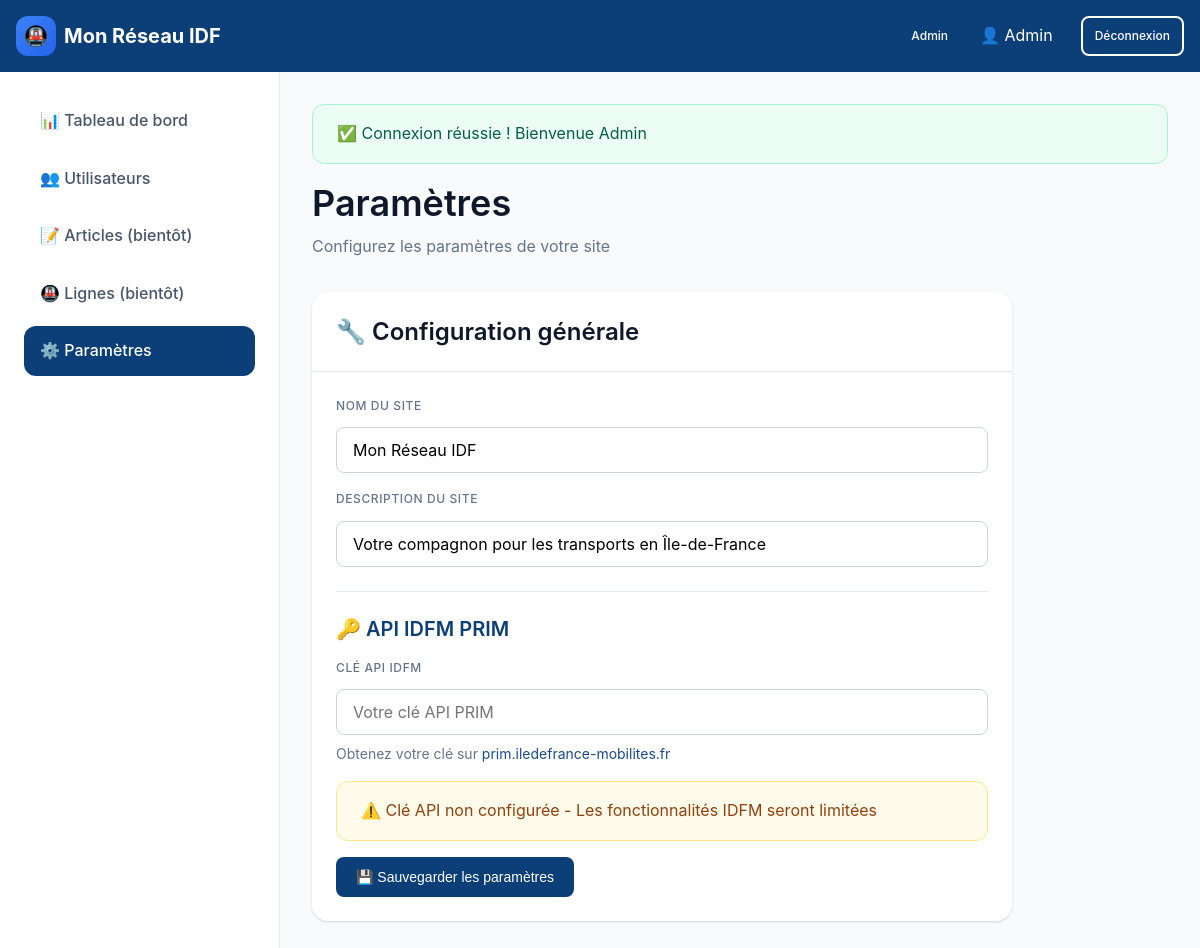
Screenshot of /admin/settings.php (signed in) with the database file from the repository.
### tables this page shows
CREATE TABLE IF NOT EXISTS users (
    id INT AUTO_INCREMENT PRIMARY KEY,
    username VARCHAR(100) NOT NULL,
    email VARCHAR(255) NOT NULL UNIQUE,
    password VARCHAR(255) NOT NULL,
    role ENUM('user', 'admin') DEFAULT 'user',
    created_at TIMESTAMP DEFAULT CURRENT_TIMESTAMP,
    updated_at TIMESTAMP DEFAULT CURRENT_TIMESTAMP ON UPDATE CURRENT_TIMESTAMP,
    INDEX idx_email (email),
    INDEX idx_role (role)
);

CREATE TABLE IF NOT EXISTS settings (
    setting_key VARCHAR(100) PRIMARY KEY,
    setting_value TEXT,
    updated_at TIMESTAMP DEFAULT CURRENT_TIMESTAMP ON UPDATE CURRENT_TIMESTAMP
);

### includes/functions.php (called while the page is built, shortened)
<?php
function sanitize($input)
{
    return htmlspecialchars(trim($input), ENT_QUOTES, 'UTF-8');
}
function isLoggedIn()
{
    return isset($_SESSION['user_id']);
}
function getCurrentUser($pdo)
{
    $stmt = $pdo->prepare("SELECT * FROM users WHERE id = ?");
    $stmt->execute([$_SESSION['user_id']]);
    return $stmt->fetch();
}
function getFlashMessage()
{
    if (isset($_SESSION['flash'])) {
        $flash = $_SESSION['flash'];
        return $flash;
    }
    return null;
}
function getSetting($pdo, $key, $default = '')
{
    try {
        $stmt = $pdo->prepare("SELECT setting_value FROM settings WHERE setting_key = ?");
        $stmt->execute([$key]);
        $result = $stmt->fetch();
        return $result ? $result['setting_value'] : $default;
    } catch (PDOException $e) {
        return $default;
    }
}

### admin/settings.php (the view, shortened to what this page needs)
<?php
require_once __DIR__ . '/../includes/config.php';
require_once __DIR__ . '/../includes/functions.php';
$currentUser = getCurrentUser($pdo);
$flash = getFlashMessage();
$idfm_api_key = getSetting($pdo, 'idfm_api_key', '');
$site_name = getSetting($pdo, 'site_name', 'Mon Réseau IDF');
$site_description = getSetting($pdo, 'site_description', '');
?>
<!DOCTYPE html>
<html lang="fr">
<head>
    <link rel="stylesheet" href="<?php echo SITE_URL; ?>/css/style.css">
</head>
<body>
    <header class="header">
        <div class="container">
            <a href="<?php echo SITE_URL; ?>" class="logo">
                <div class="logo-icon">🚇</div>
                <span>Mon Réseau <strong>IDF</strong></span>
            </a>
            <div class="nav-actions">
                <span class="badge badge-primary" style="margin-right: var(--spacing-2);">Admin</span>
                <span style="color: var(--white); margin-right: var(--spacing-4);">
                    👤
                    <?php echo sanitize($currentUser['username']); ?>
                </span>
                <a href="<?php echo SITE_URL; ?>/logout.php" class="btn btn-outline btn-sm">Déconnexion</a>
            </div>
        </div>
    </header>
    <div class="dashboard-layout">
        <aside class="sidebar">
            <nav>
                <ul class="sidebar-nav">
                    <li>
                        <a href="<?php echo SITE_URL; ?>/admin/dashboard.php">
                            📊 Tableau de bord
                        </a>
                    </li>
                    <li>
                        <a href="<?php echo SITE_URL; ?>/admin/users.php">
                            👥 Utilisateurs
                        </a>
                    </li>
                    <li>
                        <a href="#">
                            📝 Articles (bientôt)
                        </a>
                    </li>
                    <li>
                        <a href="#">
                            🚇 Lignes (bientôt)
                        </a>
                    </li>
                    <li>
                        <a href="<?php echo SITE_URL; ?>/admin/settings.php" class="active">
                            ⚙️ Paramètres
                        </a>
                    </li>
                </ul>
            </nav>
        </aside>
        <main class="main-content">
            <?php if ($flash): ?>
                <div class="alert alert-<?php echo $flash['type']; ?>">
                    <?php echo $flash['type'] === 'success' ? '✅' : '⚠️'; ?>
                    <?php echo sanitize($flash['message']); ?>
                </div>
            <?php endif; ?>
            <div class="page-header">
                <h1>Paramètres</h1>
                <p>Configurez les paramètres de votre site</p>
            </div>
            <div class="card" style="max-width: 700px;">
                <div class="card-header">
                    <h3>🔧 Configuration générale</h3>
                </div>
                <div class="card-body">
                    <form method="POST" action="">
                        <div class="form-group" style="margin-bottom: var(--spacing-4);">
                            <label class="form-label" for="site_name">Nom du site</label>
                            <input type="text" id="site_name" name="site_name" class="form-control"
                                value="<?php echo sanitize($site_name); ?>">
                        </div>
                        <div class="form-group" style="margin-bottom: var(--spacing-6);">
                            <label class="form-label" for="site_description">Description du site</label>
                            <input type="text" id="site_description" name="site_description" class="form-control"
                                value="<?php echo sanitize($site_description); ?>">
                        </div>
                        <hr style="border: none; border-top: 1px solid var(--gray-200); margin: var(--spacing-6) 0;">
                        <h4 style="margin-bottom: var(--spacing-4); color: var(--primary-dark);">🔑 API IDFM PRIM</h4>
                        <div class="form-group" style="margin-bottom: var(--spacing-4);">
                            <label class="form-label" for="idfm_api_key">Clé API IDFM</label>
                            <input type="text" id="idfm_api_key" name="idfm_api_key" class="form-control"
                                placeholder="Votre clé API PRIM" value="<?php echo sanitize($idfm_api_key); ?>">
                            <span class="form-text">
                                Obtenez votre clé sur <a href="https://prim.iledefrance-mobilites.fr"
                                    target="_blank">prim.iledefrance-mobilites.fr</a>
                            </span>
                        </div>
                        <?php if ($idfm_api_key): ?>
                            <div class="alert alert-success" style="margin-bottom: var(--spacing-4);">
                                ✅ Clé API configurée
                            </div>
                        <?php else: ?>
                            <div class="alert alert-warning" style="margin-bottom: var(--spacing-4);">
                                ⚠️ Clé API non configurée - Les fonctionnalités IDFM seront limitées
                            </div>
                        <?php endif; ?>
                        <button type="submit" class="btn btn-primary">
                            💾 Sauvegarder les paramètres
                        </button>
                    </form>
                </div>
            </div>
        </main>
    </div>
</body>
</html>

### rows the page displays
users: username "Admin"
settings: site_name "Mon Réseau IDF"
settings: site_description "Votre compagnon pour les transports en Île-de-France"

### other values shown
$flash['message'] "Connexion réussie ! Bienvenue Admin"
